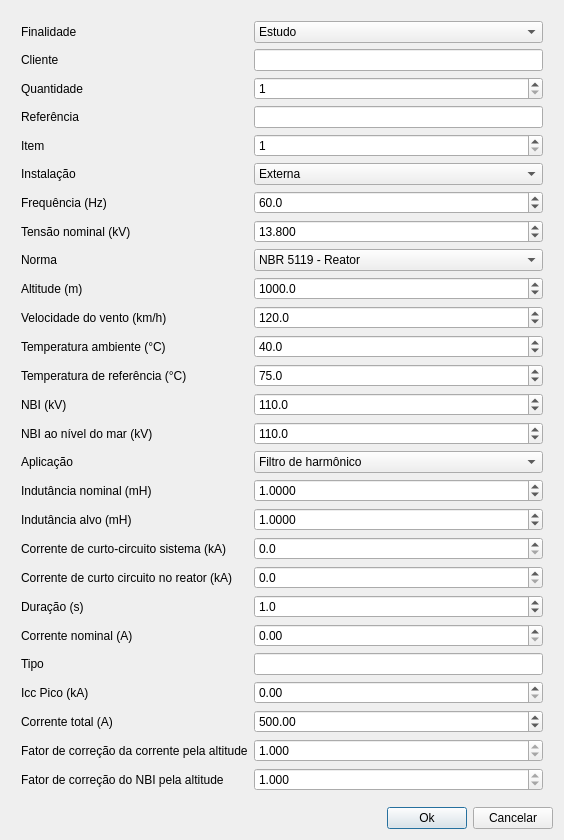
<?xml version="1.0" encoding="UTF-8"?>
<ui version="4.0">
 <class>DialogSys</class>
 <widget class="QDialog" name="DialogSys">
  <property name="geometry">
   <rect>
    <x>0</x>
    <y>0</y>
    <width>564</width>
    <height>739</height>
   </rect>
  </property>
  <property name="windowTitle">
   <string>Dados do sistema</string>
  </property>
  <property name="windowIcon">
   <iconset resource="../img/bree.qrc">
    <normaloff>:/bree/configuracoes.png</normaloff>:/bree/configuracoes.png</iconset>
  </property>
  <property name="sizeGripEnabled">
   <bool>false</bool>
  </property>
  <property name="modal">
   <bool>true</bool>
  </property>
  <layout class="QVBoxLayout" name="verticalLayout">
   <item>
    <layout class="QFormLayout" name="formLayout">
     <property name="sizeConstraint">
      <enum>QLayout::SetDefaultConstraint</enum>
     </property>
     <property name="formAlignment">
      <set>Qt::AlignLeading|Qt::AlignLeft|Qt::AlignTop</set>
     </property>
     <property name="leftMargin">
      <number>10</number>
     </property>
     <property name="topMargin">
      <number>10</number>
     </property>
     <property name="rightMargin">
      <number>10</number>
     </property>
     <property name="bottomMargin">
      <number>10</number>
     </property>
     <item row="6" column="0">
      <widget class="QLabel" name="frequNciaHzLabel">
       <property name="text">
        <string>Frequência (Hz)</string>
       </property>
      </widget>
     </item>
     <item row="6" column="1">
      <widget class="QDoubleSpinBox" name="inputFreq">
       <property name="text" stdset="0">
        <string>60.0</string>
       </property>
       <property name="decimals">
        <number>1</number>
       </property>
       <property name="maximum">
        <double>10000.000000000000000</double>
       </property>
       <property name="singleStep">
        <double>60.000000000000000</double>
       </property>
       <property name="value">
        <double>60.000000000000000</double>
       </property>
       <property name="inputMask" stdset="0">
        <string/>
       </property>
       <property name="placeholderText" stdset="0">
        <string>Entre com a frequência industrial</string>
       </property>
      </widget>
     </item>
     <item row="7" column="0">
      <widget class="QLabel" name="tensONominalVLabel">
       <property name="text">
        <string>Tensão nominal (kV)</string>
       </property>
      </widget>
     </item>
     <item row="7" column="1">
      <widget class="QDoubleSpinBox" name="inputVn">
       <property name="text" stdset="0">
        <string>13.800</string>
       </property>
       <property name="decimals">
        <number>3</number>
       </property>
       <property name="maximum">
        <double>2000.000000000000000</double>
       </property>
       <property name="value">
        <double>13.800000000000001</double>
       </property>
      </widget>
     </item>
     <item row="8" column="0">
      <widget class="QLabel" name="normaLabel">
       <property name="text">
        <string>Norma</string>
       </property>
      </widget>
     </item>
     <item row="8" column="1">
      <widget class="QComboBox" name="normaComboBox">
       <item>
        <property name="text">
         <string>NBR 5119 - Reator</string>
        </property>
       </item>
       <item>
        <property name="text">
         <string>NBR 8119 - Bobina</string>
        </property>
       </item>
       <item>
        <property name="text">
         <string>IEC 60076-6 - Reator</string>
        </property>
       </item>
       <item>
        <property name="text">
         <string>IEC 60353 - Bobina</string>
        </property>
       </item>
       <item>
        <property name="text">
         <string>ANSI C57.21 - Reator Shunt</string>
        </property>
       </item>
       <item>
        <property name="text">
         <string>ANSI C93.3 - Bobina</string>
        </property>
       </item>
       <item>
        <property name="text">
         <string>ANSI C57.21 - Reator Serie</string>
        </property>
       </item>
      </widget>
     </item>
     <item row="9" column="0">
      <widget class="QLabel" name="altitudeMLabel">
       <property name="text">
        <string>Altitude (m)</string>
       </property>
      </widget>
     </item>
     <item row="9" column="1">
      <widget class="QDoubleSpinBox" name="inputAlt">
       <property name="text" stdset="0">
        <string>1000.0</string>
       </property>
       <property name="decimals">
        <number>1</number>
       </property>
       <property name="maximum">
        <double>10000.000000000000000</double>
       </property>
       <property name="value">
        <double>1000.000000000000000</double>
       </property>
      </widget>
     </item>
     <item row="10" column="0">
      <widget class="QLabel" name="imputVento">
       <property name="text">
        <string>Velocidade do vento (km/h)</string>
       </property>
      </widget>
     </item>
     <item row="10" column="1">
      <widget class="QDoubleSpinBox" name="inputVvento">
       <property name="text" stdset="0">
        <string>120.0</string>
       </property>
       <property name="decimals">
        <number>1</number>
       </property>
       <property name="maximum">
        <double>400.000000000000000</double>
       </property>
       <property name="value">
        <double>120.000000000000000</double>
       </property>
      </widget>
     </item>
     <item row="11" column="0">
      <widget class="QLabel" name="temperaturaAmbienteCLabel">
       <property name="text">
        <string>Temperatura ambiente (°C)</string>
       </property>
      </widget>
     </item>
     <item row="11" column="1">
      <widget class="QDoubleSpinBox" name="inputTamb">
       <property name="text" stdset="0">
        <string>40.0</string>
       </property>
       <property name="decimals">
        <number>1</number>
       </property>
       <property name="value">
        <double>40.000000000000000</double>
       </property>
      </widget>
     </item>
     <item row="12" column="0">
      <widget class="QLabel" name="temperaturaDeReferNciaCLabel">
       <property name="text">
        <string>Temperatura de referência (°C)</string>
       </property>
      </widget>
     </item>
     <item row="12" column="1">
      <widget class="QDoubleSpinBox" name="inputTref">
       <property name="text" stdset="0">
        <string>75.0</string>
       </property>
       <property name="decimals">
        <number>1</number>
       </property>
       <property name="maximum">
        <double>200.000000000000000</double>
       </property>
       <property name="value">
        <double>75.000000000000000</double>
       </property>
      </widget>
     </item>
     <item row="13" column="0">
      <widget class="QLabel" name="nBIKVLabel">
       <property name="text">
        <string>NBI (kV)</string>
       </property>
      </widget>
     </item>
     <item row="13" column="1">
      <widget class="QDoubleSpinBox" name="inputNBI">
       <property name="text" stdset="0">
        <string>110.0</string>
       </property>
       <property name="decimals">
        <number>1</number>
       </property>
       <property name="maximum">
        <double>2000.000000000000000</double>
       </property>
       <property name="value">
        <double>110.000000000000000</double>
       </property>
      </widget>
     </item>
     <item row="14" column="0">
      <widget class="QLabel" name="label_4">
       <property name="text">
        <string>NBI ao nível do mar (kV)</string>
       </property>
      </widget>
     </item>
     <item row="14" column="1">
      <widget class="QDoubleSpinBox" name="inputNBI_sea_level">
       <property name="decimals">
        <number>1</number>
       </property>
       <property name="maximum">
        <double>2000.000000000000000</double>
       </property>
       <property name="value">
        <double>110.000000000000000</double>
       </property>
      </widget>
     </item>
     <item row="16" column="0">
      <widget class="QLabel" name="indutNciaNominalMHLabel">
       <property name="text">
        <string>Indutância nominal (mH)</string>
       </property>
      </widget>
     </item>
     <item row="16" column="1">
      <widget class="QDoubleSpinBox" name="inputLn">
       <property name="decimals">
        <number>4</number>
       </property>
       <property name="maximum">
        <double>10000.000000000000000</double>
       </property>
       <property name="value">
        <double>1.000000000000000</double>
       </property>
      </widget>
     </item>
     <item row="17" column="0">
      <widget class="QLabel" name="indutNciaAlvoMHLabel">
       <property name="text">
        <string>Indutância alvo (mH)</string>
       </property>
      </widget>
     </item>
     <item row="17" column="1">
      <widget class="QDoubleSpinBox" name="inputLtarget">
       <property name="decimals">
        <number>4</number>
       </property>
       <property name="maximum">
        <double>10000.000000000000000</double>
       </property>
       <property name="value">
        <double>1.000000000000000</double>
       </property>
      </widget>
     </item>
     <item row="18" column="0">
      <widget class="QLabel" name="labelICCSys">
       <property name="text">
        <string>Corrente de curto-circuito sistema (kA)</string>
       </property>
      </widget>
     </item>
     <item row="18" column="1">
      <widget class="QDoubleSpinBox" name="inputICCSys">
       <property name="decimals">
        <number>1</number>
       </property>
       <property name="maximum">
        <double>200.000000000000000</double>
       </property>
      </widget>
     </item>
     <item row="19" column="0">
      <widget class="QLabel" name="label_3">
       <property name="text">
        <string>Corrente de curto circuito no reator (kA)</string>
       </property>
      </widget>
     </item>
     <item row="19" column="1">
      <widget class="QDoubleSpinBox" name="inputICC">
       <property name="decimals">
        <number>1</number>
       </property>
       <property name="maximum">
        <double>200.000000000000000</double>
       </property>
      </widget>
     </item>
     <item row="20" column="0">
      <widget class="QLabel" name="duraOSLabel">
       <property name="text">
        <string>Duração (s)</string>
       </property>
      </widget>
     </item>
     <item row="20" column="1">
      <widget class="QDoubleSpinBox" name="inputTempo">
       <property name="text" stdset="0">
        <string>1.0</string>
       </property>
       <property name="decimals">
        <number>1</number>
       </property>
       <property name="value">
        <double>1.000000000000000</double>
       </property>
      </widget>
     </item>
     <item row="21" column="0">
      <widget class="QLabel" name="correnteNominalALabel">
       <property name="text">
        <string>Corrente nominal (A)</string>
       </property>
      </widget>
     </item>
     <item row="21" column="1">
      <widget class="QDoubleSpinBox" name="inputInominal">
       <property name="maximum">
        <double>10000.000000000000000</double>
       </property>
      </widget>
     </item>
     <item row="23" column="0">
      <widget class="QLabel" name="iccPicoKALabel">
       <property name="text">
        <string>Icc Pico (kA)</string>
       </property>
      </widget>
     </item>
     <item row="23" column="1">
      <widget class="QDoubleSpinBox" name="inputPico">
       <property name="maximum">
        <double>200.000000000000000</double>
       </property>
      </widget>
     </item>
     <item row="24" column="0">
      <widget class="QLabel" name="correnteTotalALabel">
       <property name="text">
        <string>Corrente total (A)</string>
       </property>
      </widget>
     </item>
     <item row="24" column="1">
      <widget class="QDoubleSpinBox" name="inputITotal">
       <property name="maximum">
        <double>10000.000000000000000</double>
       </property>
       <property name="value">
        <double>500.000000000000000</double>
       </property>
      </widget>
     </item>
     <item row="25" column="0">
      <widget class="QLabel" name="label">
       <property name="text">
        <string>Fator de correção da corrente pela altitude</string>
       </property>
      </widget>
     </item>
     <item row="25" column="1">
      <widget class="QDoubleSpinBox" name="InputFatorCorrente">
       <property name="readOnly">
        <bool>true</bool>
       </property>
       <property name="text" stdset="0">
        <string>1.000</string>
       </property>
       <property name="decimals">
        <number>3</number>
       </property>
       <property name="value">
        <double>1.000000000000000</double>
       </property>
      </widget>
     </item>
     <item row="26" column="0">
      <widget class="QLabel" name="label_2">
       <property name="text">
        <string>Fator de correção do NBI pela altitude</string>
       </property>
      </widget>
     </item>
     <item row="26" column="1">
      <widget class="QDoubleSpinBox" name="inputFatorNBI">
       <property name="readOnly">
        <bool>true</bool>
       </property>
       <property name="text" stdset="0">
        <string>1.000</string>
       </property>
       <property name="decimals">
        <number>3</number>
       </property>
       <property name="value">
        <double>1.000000000000000</double>
       </property>
      </widget>
     </item>
     <item row="15" column="0">
      <widget class="QLabel" name="label_5">
       <property name="text">
        <string>Aplicação</string>
       </property>
      </widget>
     </item>
     <item row="15" column="1">
      <widget class="QComboBox" name="comboBoxAplicacao">
       <item>
        <property name="text">
         <string>Filtro de harmônico</string>
        </property>
       </item>
       <item>
        <property name="text">
         <string>Limitador de corrente</string>
        </property>
       </item>
       <item>
        <property name="text">
         <string>SHUNT</string>
        </property>
       </item>
       <item>
        <property name="text">
         <string>SVC</string>
        </property>
       </item>
       <item>
        <property name="text">
         <string>TCR</string>
        </property>
       </item>
       <item>
        <property name="text">
         <string>Alisamento</string>
        </property>
       </item>
       <item>
        <property name="text">
         <string>Inrush</string>
        </property>
       </item>
      </widget>
     </item>
     <item row="1" column="0">
      <widget class="QLabel" name="label_6">
       <property name="text">
        <string>Cliente</string>
       </property>
      </widget>
     </item>
     <item row="1" column="1">
      <widget class="QLineEdit" name="inputCliente"/>
     </item>
     <item row="2" column="0">
      <widget class="QLabel" name="label_7">
       <property name="text">
        <string>Quantidade</string>
       </property>
      </widget>
     </item>
     <item row="2" column="1">
      <widget class="QSpinBox" name="inputQuant">
       <property name="minimum">
        <number>1</number>
       </property>
       <property name="maximum">
        <number>10000</number>
       </property>
      </widget>
     </item>
     <item row="3" column="0">
      <widget class="QLabel" name="label_8">
       <property name="text">
        <string>Referência</string>
       </property>
      </widget>
     </item>
     <item row="3" column="1">
      <widget class="QLineEdit" name="inputRef"/>
     </item>
     <item row="5" column="0">
      <widget class="QLabel" name="label_9">
       <property name="text">
        <string>Instalação</string>
       </property>
      </widget>
     </item>
     <item row="5" column="1">
      <widget class="QComboBox" name="cbInstall">
       <item>
        <property name="text">
         <string>Externa</string>
        </property>
       </item>
       <item>
        <property name="text">
         <string>Interna</string>
        </property>
       </item>
       <item>
        <property name="text">
         <string>Interna em cúbiculo metálico</string>
        </property>
       </item>
      </widget>
     </item>
     <item row="22" column="0">
      <widget class="QLabel" name="label_10">
       <property name="text">
        <string>Tipo</string>
       </property>
      </widget>
     </item>
     <item row="22" column="1">
      <widget class="QLineEdit" name="inputTipo"/>
     </item>
     <item row="4" column="0">
      <widget class="QLabel" name="label_11">
       <property name="text">
        <string>Item</string>
       </property>
      </widget>
     </item>
     <item row="4" column="1">
      <widget class="QSpinBox" name="inputItem">
       <property name="minimum">
        <number>1</number>
       </property>
      </widget>
     </item>
     <item row="0" column="0">
      <widget class="QLabel" name="finalidadeLabel">
       <property name="text">
        <string>Finalidade</string>
       </property>
      </widget>
     </item>
     <item row="0" column="1">
      <widget class="QComboBox" name="finalidadeComboBox">
       <item>
        <property name="text">
         <string>Estudo</string>
        </property>
       </item>
       <item>
        <property name="text">
         <string>Proposta</string>
        </property>
       </item>
       <item>
        <property name="text">
         <string>Fabricaçao</string>
        </property>
       </item>
       <item>
        <property name="text">
         <string>Engenharia reversa</string>
        </property>
       </item>
      </widget>
     </item>
    </layout>
   </item>
   <item>
    <layout class="QHBoxLayout" name="horizontalLayout">
     <item>
      <spacer name="horizontalSpacer">
       <property name="orientation">
        <enum>Qt::Horizontal</enum>
       </property>
       <property name="sizeHint" stdset="0">
        <size>
         <width>40</width>
         <height>20</height>
        </size>
       </property>
      </spacer>
     </item>
     <item>
      <widget class="QPushButton" name="btn_Ok">
       <property name="text">
        <string>Ok</string>
       </property>
      </widget>
     </item>
     <item>
      <widget class="QPushButton" name="btn_cancel">
       <property name="text">
        <string>Cancelar</string>
       </property>
      </widget>
     </item>
    </layout>
   </item>
  </layout>
 </widget>
 <tabstops>
  <tabstop>finalidadeComboBox</tabstop>
  <tabstop>inputCliente</tabstop>
  <tabstop>inputQuant</tabstop>
  <tabstop>inputRef</tabstop>
  <tabstop>inputItem</tabstop>
  <tabstop>cbInstall</tabstop>
  <tabstop>inputFreq</tabstop>
  <tabstop>inputVn</tabstop>
  <tabstop>normaComboBox</tabstop>
  <tabstop>inputAlt</tabstop>
  <tabstop>inputVvento</tabstop>
  <tabstop>inputTamb</tabstop>
  <tabstop>inputTref</tabstop>
  <tabstop>inputNBI</tabstop>
  <tabstop>inputNBI_sea_level</tabstop>
  <tabstop>comboBoxAplicacao</tabstop>
  <tabstop>inputLn</tabstop>
  <tabstop>inputLtarget</tabstop>
  <tabstop>inputICCSys</tabstop>
  <tabstop>inputICC</tabstop>
  <tabstop>inputTempo</tabstop>
  <tabstop>inputInominal</tabstop>
  <tabstop>inputTipo</tabstop>
  <tabstop>inputPico</tabstop>
  <tabstop>inputITotal</tabstop>
  <tabstop>InputFatorCorrente</tabstop>
  <tabstop>inputFatorNBI</tabstop>
  <tabstop>btn_Ok</tabstop>
  <tabstop>btn_cancel</tabstop>
 </tabstops>
 <resources>
  <include location="../img/bree.qrc"/>
 </resources>
 <connections/>
</ui>
